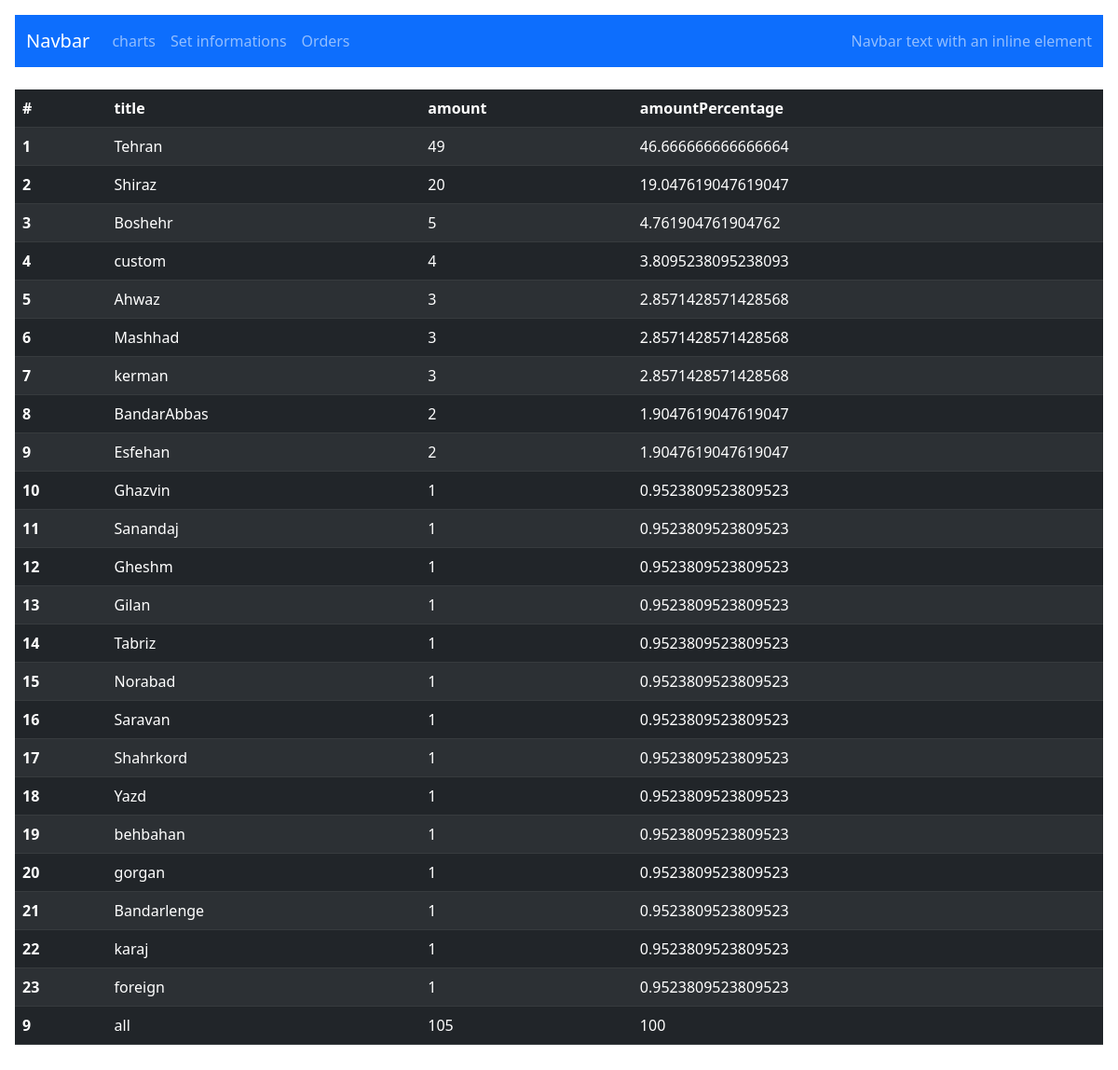
The app's page /orders/orderingByCity/ with its own data.
### accounts/models.py (models this page shows, shortened)
class City(models.Model):
    name = models.CharField(max_length=100, null=True, blank=True)
    class Meta:
        verbose_name = "City"
        verbose_name_plural = "Cities"
    def amount(self):
        return self.user.all().count()

### info/views.py (the view)
# urls.py: path('orders/orderingByCity/', orderingByCity,name="orderingByCity"),
def orderingByCity(request):
    all = User.objects.all().count()
    factor = 100 / User.objects.all().count()
    cities = sorted(City.objects.all(), key=lambda a: -a.amount())
    data = {}
    for city in cities:
        data[city.name] = [city.amount(),city.amount()*factor]
    return render(request,'info/orders/cityOrdering.html',{"all" : all,"factor": factor,"data" : data
    })

### info/templates/info/orders/cityOrdering.html (shortened to what this page needs)
{% extends 'info/base.html' %}
{% load static %}
{% block content %}
                <table class="table table-dark table-striped">
                  <thead>
                    <tr>
                      <th scope="col">#</th>
                      <th scope="col">title</th>
                      <th scope="col">amount</th>
                      <th scope="col">amountPercentage</th>
                    </tr>
                  </thead>
                  <tbody>
                    {% for key,value in data.items %}
                    <tr>
                      <th scope="row">{{forloop.counter}}</th>
                      <td>{{key}}</td>
                      {% for number in value %}
                      <td>{{number}}</td>
                      {% endfor %}
                    </tr>
                    {% endfor %}
                    <tr>
                      <th scope="row">{{9}}</th>
                      <td>all</td>
                      <td>{{all}}</td>
                      <td>100</td>
                    </tr>
                  </tbody>
                </table>
{% endblock %}

### records on screen
City: data "Tehran"
City: data "Shiraz"
City: data "Boshehr"
City: data "custom"
City: data "Ahwaz"
City: data "Mashhad"
City: data "kerman"
City: data "BandarAbbas"
City: data "Esfehan"
City: data "Ghazvin"
City: data "Sanandaj"
City: data "Gheshm"
City: data "Gilan"
City: data "Tabriz"
City: data "Norabad"
City: data "Saravan"
City: data "Shahrkord"
City: data "Yazd"
City: data "behbahan"
City: data "gorgan"
City: data "Bandarlenge"
City: data "karaj"
City: data "foreign"

### other values on screen
{{ number }} "49" "46.666666666666664" "20" "19.047619047619047" "5" "4.761904761904762" "4" "3.8095238095238093" "3" "2.8571428571428568" "3" "2.8571428571428568" "3" "2.8571428571428568" "2" "1.9047619047619047" "2" "1.9047619047619047" "1" "0.9523809523809523" "1" "0.9523809523809523" "1" "0.9523809523809523" "1" "0.9523809523809523" "1" "0.9523809523809523" "1" "0.9523809523809523" "1" "0.9523809523809523" "1" "0.9523809523809523" "1" "0.9523809523809523" "1" "0.9523809523809523" "1" "0.9523809523809523" "1" "0.9523809523809523" "1" "0.9523809523809523" "1" "0.9523809523809523"
{{ 9 }} "9"
{{ all }} "105"
